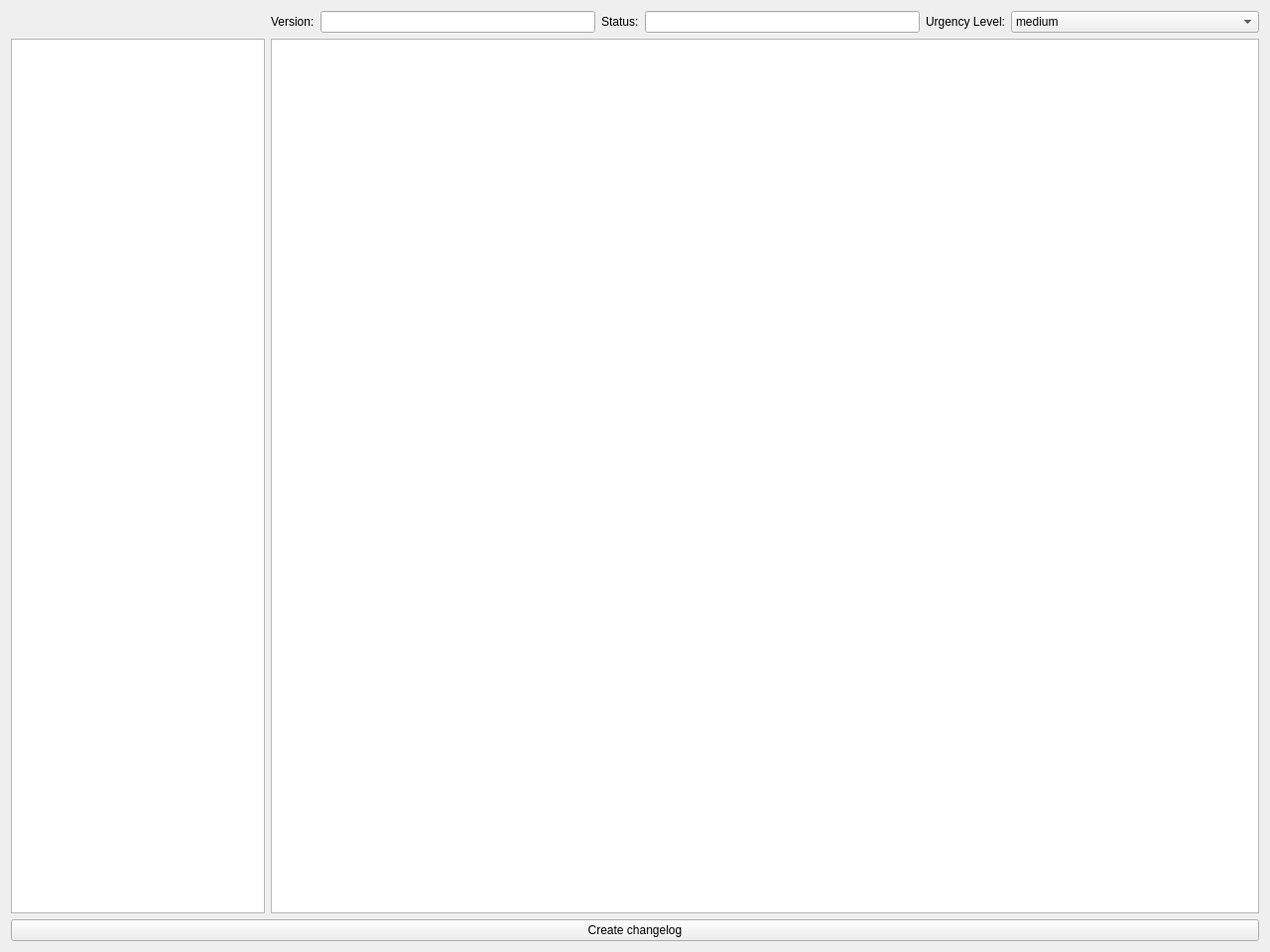
<?xml version="1.0" encoding="UTF-8"?>
<ui version="4.0">
 <class>form_changelog</class>
 <widget class="QWidget" name="form_changelog">
  <property name="geometry">
   <rect>
    <x>0</x>
    <y>0</y>
    <width>1280</width>
    <height>960</height>
   </rect>
  </property>
  <layout class="QHBoxLayout" name="horizontalLayout">
   <item>
    <layout class="QGridLayout" name="gridLayout">
     <item row="3" column="1">
      <layout class="QHBoxLayout" name="horizontalLayout_3">
       <item>
        <widget class="QLabel" name="lbl_cl_version">
         <property name="text">
          <string>Version:</string>
         </property>
        </widget>
       </item>
       <item>
        <widget class="QLineEdit" name="ln_cl_version">
         <property name="readOnly">
          <bool>false</bool>
         </property>
        </widget>
       </item>
       <item>
        <widget class="QLabel" name="lbl_status">
         <property name="text">
          <string>Status:</string>
         </property>
        </widget>
       </item>
       <item>
        <widget class="QLineEdit" name="ln_status"/>
       </item>
       <item>
        <widget class="QLabel" name="lbl_urgency">
         <property name="text">
          <string>Urgency Level:</string>
         </property>
        </widget>
       </item>
       <item>
        <widget class="QComboBox" name="cb_urgency">
         <property name="minimumSize">
          <size>
           <width>250</width>
           <height>0</height>
          </size>
         </property>
         <property name="currentIndex">
          <number>1</number>
         </property>
         <item>
          <property name="text">
           <string>low</string>
          </property>
         </item>
         <item>
          <property name="text">
           <string>medium</string>
          </property>
         </item>
         <item>
          <property name="text">
           <string>high</string>
          </property>
         </item>
        </widget>
       </item>
      </layout>
     </item>
     <item row="4" column="1">
      <widget class="QTextEdit" name="txt_changelog"/>
     </item>
     <item row="4" column="0">
      <widget class="QListWidget" name="lsw_changelog">
       <property name="maximumSize">
        <size>
         <width>256</width>
         <height>16777215</height>
        </size>
       </property>
      </widget>
     </item>
     <item row="3" column="0">
      <layout class="QHBoxLayout" name="horizontalLayout_4">
       <property name="bottomMargin">
        <number>0</number>
       </property>
       <item>
        <widget class="QPushButton" name="btn_changelog_add">
         <property name="text">
          <string/>
         </property>
         <property name="icon">
          <iconset theme="insert-table-row">
           <normaloff>.</normaloff>.</iconset>
         </property>
         <property name="iconSize">
          <size>
           <width>64</width>
           <height>64</height>
          </size>
         </property>
         <property name="flat">
          <bool>true</bool>
         </property>
        </widget>
       </item>
       <item>
        <widget class="QPushButton" name="btn_changelog_remove">
         <property name="text">
          <string/>
         </property>
         <property name="icon">
          <iconset theme="delete-table-row">
           <normaloff>.</normaloff>.</iconset>
         </property>
         <property name="iconSize">
          <size>
           <width>64</width>
           <height>64</height>
          </size>
         </property>
         <property name="flat">
          <bool>true</bool>
         </property>
        </widget>
       </item>
      </layout>
     </item>
     <item row="5" column="0" colspan="2">
      <widget class="QPushButton" name="btn_changelog_save">
       <property name="text">
        <string>Create changelog</string>
       </property>
      </widget>
     </item>
    </layout>
   </item>
  </layout>
 </widget>
 <layoutdefault spacing="6" margin="11"/>
 <resources/>
 <connections/>
</ui>
